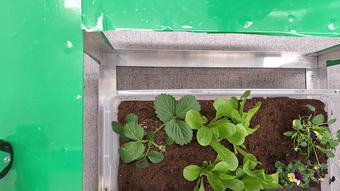
#> input picture motion/test_borders.png, 340 x 191 px
$ python camera.py
#> lines starting #> are read from the running program, lines starting #| are printed output that depends on the picture
#!/usr/bin/env python3
"""
Camera tester for simulating camera movement and capturing subimages.
Maintains current position (cx, cy) and allows movement in all directions.
"""
from PIL import Image
from pathlib import Path
from typing import Tuple, Optional
from abc import ABC, abstractmethod
import subprocess
import time

# Try to import Jetson GPIO, but allow fallback if not available
try:
    import Jetson.GPIO as GPIO
    GPIO_AVAILABLE = True
except ImportError:
    GPIO_AVAILABLE = False
    GPIO = None


class Camera(ABC):
    """Base camera class with movement and picture-taking capabilities."""

    # Default image dimensions
    DEFAULT_WIDTH = 640
    DEFAULT_HEIGHT = 480

    # Inch per pixel of width constant
    # Calculated as: (10/4 * 0.957) inches / 1185 pixels = 2.3925 / 1185
    INCH_PER_PIXEL_OF_WIDTH = (10 / 4 * 0.957) / 1185

    # Velocity constant: 1.9/3 inches per second
    VELOCITY_INCHES_PER_SEC = 1.9 / 3.0

    # [35 lines left out: functions move_right, move_up, take_picture, not called in this run]


class CameraTester(Camera):
    """Simulates a camera that can move and capture subimages from test_borders.png."""

    def __init__(self, image_path: str = "test_borders.png",
                 initial_x: int = 0, initial_y: int = 0):
        """
        Initialize the camera tester.

        Args:
            image_path: Path to the test image (test_borders.png)
            initial_x: Initial x coordinate (default: 0)
            initial_y: Initial y coordinate (default: 0)
        """
#> called with image_path = 'test_borders.png', initial_x = 0, initial_y = 0
        self.image_path = Path(image_path)
        if not self.image_path.exists():
            raise FileNotFoundError(f"Image not found: {self.image_path}")

        self.image = Image.open(self.image_path)
#> self.image is the input picture: PIL image 340x191 RGB; mean R, G, B 105.7, 155.7, 119.1
        self.image_width, self.image_height = self.image.size
#> self.image_width = 340; self.image_height = 191

        # Subimages scaled down by 4x (was 200x200, now 50x50)
        self.subimage_width = 50
        self.subimage_height = 50

        # Current camera position (upper-left corner of viewport)
        self.cx = initial_x
        self.cy = initial_y

        # Ensure initial position is within bounds
        self.cx = max(0, min(self.cx, self.image_width - 1))
#> self.cx = 0
        self.cy = max(0, min(self.cy, self.image_height - 1))
#> self.cy = 0

    def move_right(self, pixels: int = 1) -> Tuple[int, int]:
        """
        Move camera right (positive) or left (negative).

        Args:
            pixels: Number of pixels to move (positive = right, negative = left)

        Returns:
            New (cx, cy) position
        """
        self.cx += pixels
        self.cx = max(0, min(self.cx, self.image_width - 1))
        return (self.cx, self.cy)

    def move_up(self, pixels: int = 1) -> Tuple[int, int]:
        """
        Move camera up (positive) or down (negative).

        Args:
            pixels: Number of pixels to move (positive = up, negative = down)

        Returns:
            New (cx, cy) position
        """
        self.cy -= pixels  # Y increases downward, so up is negative
        self.cy = max(0, min(self.cy, self.image_height - 1))
        return (self.cx, self.cy)

    # [8 lines left out: function take_picture, not called in this run]

    def move_left(self, pixels: int = 1) -> Tuple[int, int]:
        """Move camera left. Convenience method for move_right(-pixels)."""
        return self.move_right(-pixels)

    def move_down(self, pixels: int = 1) -> Tuple[int, int]:
        """Move camera down. Convenience method for move_up(-pixels)."""
        return self.move_up(-pixels)

    # [16 lines left out: function move, not called in this run]

    def set_position(self, x: int, y: int) -> Tuple[int, int]:
        """
        Set camera position directly.

        Args:
            x: X coordinate
            y: Y coordinate

        Returns:
            New (cx, cy) position (clamped to image bounds)
        """
        self.cx = max(0, min(x, self.image_width - 1))
        self.cy = max(0, min(y, self.image_height - 1))
        return (self.cx, self.cy)

    def get_position(self) -> Tuple[int, int]:
        """Get current camera position."""
        return (self.cx, self.cy)

    def get_subimage(self) -> Image.Image:
        """
        Get a subimage using self.subimage_width and self.subimage_height with upper-left corner at (cx, cy).

        Returns:
            PIL Image of the subimage (may be smaller if near image edges)
        """
        # Calculate bounds
        x1 = self.cx
        y1 = self.cy
        x2 = min(self.cx + self.subimage_width, self.image_width)
        y2 = min(self.cy + self.subimage_height, self.image_height)

        # Ensure we have valid bounds
        if x2 <= x1 or y2 <= y1:
            # Return a blank image if invalid
            return Image.new('RGB', (self.subimage_width, self.subimage_height), color='black')

        # Crop the image
        box = (x1, y1, x2, y2)
        subimage = self.image.crop(box)

        # If the subimage is smaller than requested (near edges), pad it
        if subimage.size[0] < self.subimage_width or subimage.size[1] < self.subimage_height:
            padded = Image.new(self.image.mode, (self.subimage_width, self.subimage_height), color='black')
            padded.paste(subimage, (0, 0))
            return padded

        return subimage

    def get_image_size(self) -> Tuple[int, int]:
        """Get the size of the source image."""
        return (self.image_width, self.image_height)

    def __repr__(self) -> str:
        return f"CameraTester(cx={self.cx}, cy={self.cy}, image_size={self.image_width}x{self.image_height})"


class ActualCamera(Camera):
    """Actual camera implementation with motor control."""

    # Camera device index (only one camera used for entire harness)
    CAMERA_INDEX = 1

    # GPIO Pin assignments (BOARD numbering)
    X_EN = 11   # Motor X Enable (pin 112, PR.04) → Arduino D3
    X_DIR = 13   # Motor X Direction (pin 122, PY.00) → Arduino D5
    Y_EN = 7    # Motor Y Enable (pin 144, PAC.06) → Arduino D4
    Y_DIR = 31  # Motor Y Direction (pin 106, PQ.06) → Arduino D6

    ALL_PINS = [X_EN, X_DIR, Y_EN, Y_DIR]

    # [54 lines left out: functions __init__, _init_gpio, _all_pins_low, not called in this run]

    def get_image_size(self) -> Tuple[int, int]:
        """Get the size of the camera image (width, height)."""
        return (self.width, self.height)

    # [115 lines left out: functions run_motor_horiz, run_motor_vert, move_right, move_up, not called in this run]

    def move_left(self, pixels: int = 1) -> Tuple[int, int]:
        """Move camera left. Convenience method for move_right(-pixels)."""
        return self.move_right(-pixels)

    def move_down(self, pixels: int = 1) -> Tuple[int, int]:
        """Move camera down. Convenience method for move_up(-pixels)."""
        return self.move_up(-pixels)

    # [20 lines left out: function move, not called in this run]

    def get_position(self) -> Tuple[int, int]:
        """Get current camera position."""
        return (self.cx, self.cy)

    # [121 lines left out: functions get_subimage, set_position, take_picture, release, release_camera, not called in this run]


if __name__ == "__main__":
    # Example usage
    print("Camera Tester Example")
    print("=" * 50)

    # Initialize camera at position (0, 0)
    camera = CameraTester("test_borders.png", initial_x=0, initial_y=0)
    print(f"Initialized: {camera}")
    print(f"Image size: {camera.get_image_size()}")
    print()

    # Get a subimage
    print("Getting subimage at (0, 0)...")
    subimage = camera.get_subimage()
#> in get_subimage, `subimage = self.image.crop(box)`:
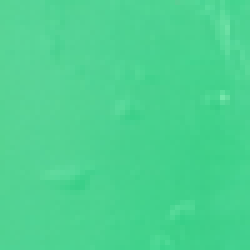
#> subimage: PIL image 50x50 RGB (shown 5 times larger); mean R, G, B 75.4, 211, 145.5
    print(f"Subimage size: {subimage.size}")
#| Subimage size: (50, 50)
    subimage.save("test_subimage_initial.png")
    print("Saved to test_subimage_initial.png")
    print()

    # Move right
    print("Moving right by 100 pixels...")
    camera.move_right(100)
    print(f"New position: {camera.get_position()}")
    subimage = camera.get_subimage()
#> in get_subimage (call 2), `subimage = self.image.crop(box)`:
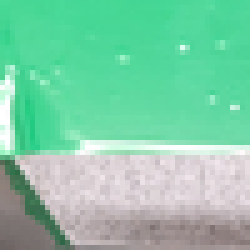
#> subimage: PIL image 50x50 RGB (shown 5 times larger); mean R, G, B 129.9, 202.7, 168.2
    subimage.save("test_subimage_right.png")
    print("Saved to test_subimage_right.png")
    print()

    # Move up
    print("Moving up by 50 pixels...")
    camera.move_up(50)
    print(f"New position: {camera.get_position()}")
    subimage = camera.get_subimage()
    subimage.save("test_subimage_up.png")
    print("Saved to test_subimage_up.png")
    print()

    # Move left (negative)
    print("Moving left by 50 pixels...")
    camera.move_left(50)
    print(f"New position: {camera.get_position()}")
    print()

    # Move down (negative)
    print("Moving down by 25 pixels...")
    camera.move_down(25)
    print(f"New position: {camera.get_position()}")
    print()

    # Test near edge
    print("Moving to near bottom-right corner...")
    camera.set_position(1500, 800)
    print(f"Position: {camera.get_position()}")
    subimage = camera.get_subimage()
#> in get_subimage (call 4), `padded = Image.new(self.image.mode, (self.subimage_width, self.subimag..`: padded: PIL image 50x50 RGB; every value is 0
#> in get_subimage (call 4), `padded.paste(subimage, (0, 0))`:
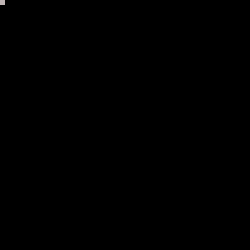
#> padded: PIL image 50x50 RGB (shown 5 times larger); mean R, G, B 0.1, 0.1, 0.1
    print(f"Subimage size (may be smaller near edge): {subimage.size}")
#| Subimage size (may be smaller near edge): (50, 50)
    subimage.save("test_subimage_edge.png")
    print("Saved to test_subimage_edge.png")
    print()

    print("Done! Check the generated test images.")
